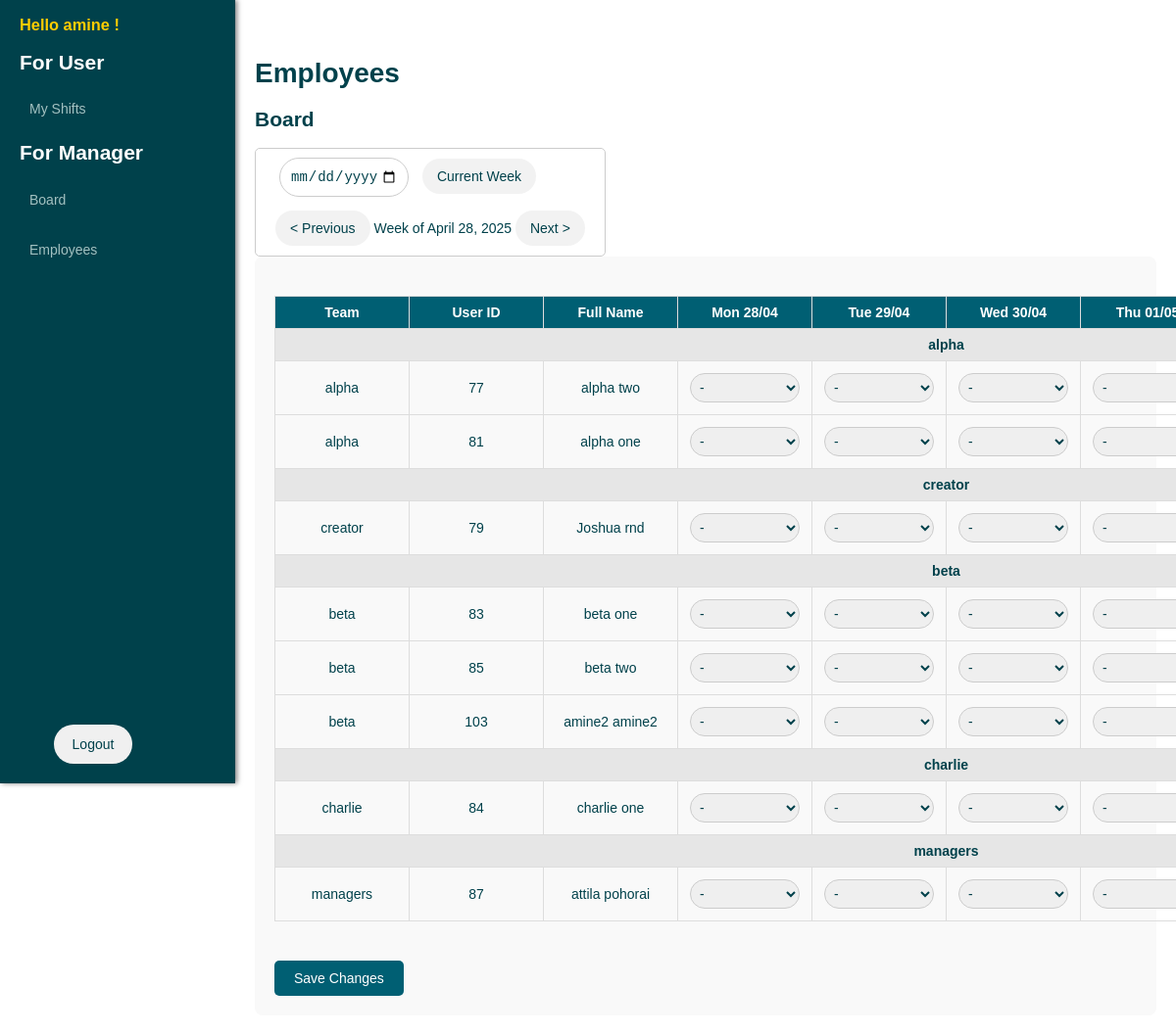
Screenshot of /board/ (signed in) with the database file from the repository.
### tables this page shows
CREATE TABLE "users" (
            id INTEGER PRIMARY KEY AUTOINCREMENT,
            username TEXT NOT NULL UNIQUE,
            password_hash TEXT NOT NULL,
            employee_id INTEGER,
            is_active BOOLEAN NOT NULL DEFAULT 1,
            role TEXT NOT NULL DEFAULT 'adc_employee',
            FOREIGN KEY (employee_id) REFERENCES "employees_old"(id) ON DELETE SET NULL
        );

CREATE TABLE employees (
                id INTEGER PRIMARY KEY AUTOINCREMENT,
                first_name TEXT NOT NULL,
                last_name TEXT NOT NULL,
                team TEXT,
                total_overtime TEXT DEFAULT '00:00'
            );

### app/routes/board.py (the view, shortened to what this page needs)
@board_bp.route('/')
@login_required
def index():
    today = datetime.now().date()
    week_offset = int(request.args.get('week_offset', 0))
    start_of_week = today - timedelta(days=today.weekday()) + timedelta(weeks=week_offset)
    dates = [start_of_week + timedelta(days=i) for i in range(7)]
    formatted_dates = [d.strftime("%Y-%m-%d") for d in dates]
    employee_shifts_data = employee_shift_service.get_all_employee_shifts()
    employees = employee_service.get_all_employees()
    all_shifts = employee_shift_service.get_all_shifts()  # Fetch all available shifts
    print("\n=== DEBUG: FETCHED EMPLOYEES ===")
    for emp in employees:
        print(f"Employee ID: {emp.id}, Name: {emp.fullname}, Team: {emp.team}")
    print("\n=== DEBUG: RAW SHIFT DATA ===")
    print(employee_shifts_data)
    shifts_by_employee = defaultdict(dict)
    if isinstance(employee_shifts_data, dict) and 'shifts_by_team' in employee_shifts_data:
        for team_name, shifts_list in employee_shifts_data['shifts_by_team'].items():
            for emp_shift in shifts_list:
                employee_name = emp_shift.get('employee_name', '')
                shift_date = emp_shift.get('employee_shift', {}).get('date')
                matching_employee = next((emp for emp in employees if emp.fullname == employee_name), None)
                if not matching_employee:
                    print(f"⚠️ WARNING: No matching employee found for {employee_name}")
                    continue
                employee_id = matching_employee.id
    print("\n=== DEBUG: FINAL SHIFT MAPPING ===")
    for emp_id, shifts in shifts_by_employee.items():
        print(f"Employee {emp_id}: {shifts}")
    teams = defaultdict(list)
    for employee in employees:
        team_name = getattr(employee, 'team', "No Team")
        teams[team_name].append(employee)
    return render_template(
        'board/board.html',
        dates=dates,
        teams=teams,
        shifts_by_employee=shifts_by_employee,
        week_offset=week_offset,
        employees=employees,
        all_shifts=all_shifts  # Pass all shifts to the template
    )

### app/database/db.py (called while the page is built)
def get_db():
    db = sqlite3.connect(Config.DATABASE)
    db.row_factory = sqlite3.Row
    return db

### app/models/employee.py (called while the page is built)
    @property
    def fullname(self):
        return f'{self.first} {self.last}'

### app/models/user.py (called while the page is built)
    @property
    def is_authenticated(self):
        return True

    def is_manager(self):
        return self.role == 'manager'

### app/services/employee_service.py (called while the page is built)
def get_all_employees():
    db = get_db()
    try:
        rows = db.execute('SELECT * FROM employees').fetchall()
        return [Employee(row['first_name'], row['last_name'], row['team'], row['id']) for row in rows]
    except Exception as e:
        print(f"Error fetching employees: {e}")
        return []
    finally:
        db.close()

### app/services/employee_shift_service.py (called while the page is built)
def get_all_shifts():
    db = get_db()
    try:
        shifts = db.execute('SELECT * FROM shifts').fetchall()  # Retrieve all shifts from the database
        return shifts
    except Exception as e:
        print(f"Error fetching shifts: {e}")
        return []
    finally:
        db.close()

### app/services/user_service.py (called while the page is built)
def get_user_by_id(user_id):
    db = get_db()
    try:
        row = db.execute('SELECT * FROM users WHERE id = ?', (user_id, )).fetchone()
        if row:
            print(f"User data: id={row[0]}, username={row[1]}, employee_id={row[3]}, is_active={row[4]}, role={row[5]}")
            return User(row[0], row[1], row[2], row[3], row[4], row[5])
    except Exception as e:
        print("get_user_by_id: User not found")
        return False
    finally:
        db.close()

### app/templates/board/board.html (shortened to what this page needs)
{% extends 'layout.html' %}
{% block title %}<h1>Employees</h1>{% endblock %}
{% block content %}
<h2>Board</h2>
<div class="board-navigation">
    <form action="{{ url_for('board.select_week') }}" method="post">
        <input type="date" name="selected_date" required onchange="this.form.submit()">
        <a href="{{ url_for('board.index', week_offset=0) }}" class="nav-button">Current Week</a>
    </form>
    <div>
        <a href="{{ url_for('board.index', week_offset=week_offset-1) }}" class="nav-button">< Previous</a>
        <span>Week of {{ dates[0].strftime('%B %d, %Y') }}</span>
        <a href="{{ url_for('board.index', week_offset=week_offset+1) }}" class="nav-button">Next ></a>
    </div>
</div>
<form id="board-form" method="post" action="{{ url_for('board.update_shifts') }}">
    <div class="board">
        <table>
            <thead>
                <tr>
                    <th>Team</th>
                    <th>User ID</th>
                    <th>Full Name</th>
                    {% for date in dates %}
                        <th>{{ date.strftime('%a %d/%m') }}</th>
                    {% endfor %}
                </tr>
            </thead>
            <tbody>
                {% for team, employees in teams.items() %}
                    <tr class="team-header">
                        <td colspan="{{ dates|length + 3 }}">{{ team }}</td>
                    </tr>
                    {% for employee in employees %}
                        <tr>
                            <td>{{ team }}</td>
                            <td>{{ employee.id }}</td>
                            <td>{{ employee.fullname }}</td>
                            {% for date in dates %}
                                {% set emp_shifts = shifts_by_employee.get(employee.id, {}) %}
                                {% set shift = emp_shifts.get(date.strftime('%Y-%m-%d')) %}
                                <td>
                                    <div style="display: flex; align-items: center; justify-content: center;">
                                        <select name="shift_{{ employee.id }}_{{ date.strftime('%Y-%m-%d') }}" class="shift-dropdown">
                                            <option value="" {% if not shift %}selected{% endif %}>-</option>
                                        </select>
                                    </div>
                                </td>
                            {% endfor %}
                        </tr>
                    {% endfor %}
                {% endfor %}
            </tbody>
        </table>
    </div>
    <button type="submit" class="save-button">Save Changes</button>
</form>
{% endblock %}

### app/templates/sidebar.html (shortened to what this page needs)
<div class="sidebar">
    <h3>Hello {{ current_user.username }} !</h3>
    <h2>For User</h2>
    <ul>
        <li><a href="{{ url_for('my_shifts.index') }}" class="{% if active == 'my_shifts' %}active{% endif %} menu-item">My Shifts</a></li>
    </ul>
    <h2>For Manager</h2>
    <ul>
        <li><a href="{{ url_for('board.index') }}" class="{% if active == 'board' %}active{% endif %} menu-item">Board</a></li>
        <li><a href="{{ url_for('employees.index') }}" class="{% if active == 'employees' %}active{% endif %} menu-item">Employees</a></li>
    </ul>
    <div class="logout">
        {% if current_user.is_authenticated %}
            <a href="{{ url_for('auth.logout') }}" class="logout-button" title="Logout">
                Logout
            </a>
        {% else %}
            <a href="{{ url_for('auth.login') }}">Login</a>
        {% endif %}
    </div>
</div>

### app/static/css/styles.css (style rules this page uses)
body { font-family: 'Arial', sans-serif; margin: 0; padding: 0; background-color: #ffffff; color: #00414B; }
h1, h2, h3, p { color: #00414B; }

### app/static/css/board.css (style rules this page uses)
.board { width: 100%; margin: 20px 0; border-collapse: collapse; }
.board table { width: 100%; border-collapse: collapse; }
.board th, .board td { padding: 12px; text-align: center; border: 1px solid #ccc; }
.board th { background-color: #00414B; color: white; }
.team-header td { background-color: #e6e6e6; font-weight: bold; color: #00414B; text-align: left; padding-left: 10px; }
.board td { min-width: 120px; }
.team-header td { background-color: #e6e6e6; font-weight: bold; color: #00414B; }
.board-navigation { display: inline-block; border: 1px solid #ccc; border-radius: 5px; padding: 20px 20px; padding-top: 5px; }
.board-navigation form { background-color: transparent; padding: 20px; padding-top: 0px; padding-left: 0px; border-radius: 0; }
.board-navigation input[type="date"] { width: 110px; margin-right: 10px; }
.nav-button { padding: 10px 15px; background-color: #f2f2f2; color: #00414B; text-decoration: none; border-radius: 25px; }

### app/static/css/button.css (style rules this page uses)
form button, .delete-button, .cancel-button, .edit-button, .logout-button, .yellow-button, .blue-button { border-radius: 25px; border: none; cursor: pointer; text-decoration: none; display: inline-block; }
form button { background-color: #FFE900; color: #00414B; }
.cancel-button, .edit-button, .logout-button { background-color: #f0f0f0; color: #00414B; margin-left: 10px; }

### app/static/css/form.css (style rules this page uses)
form { background-color: #f9f9f9; padding: 20px; border-radius: 8px; }
form input[type="text"], form input[type="password"], form input[type="date"], form input[type="time"], form select { font-size: 14px; color: #00414B; width: calc(100% - 20px); max-width: calc(30ch + 20px); padding: 10px; margin: 4px; border-radius: 25px; border: 1px solid #ccc; }

### app/static/css/list.css (style rules this page uses)
ul { list-style-type: none; padding: 0; margin: 0; width: 95% ; }

### app/static/css/login.css (style rules this page uses)
ul { list-style-type: none; padding-left: 0; }
.logout { max-width: 140px; margin-top: auto; margin-bottom: 20px; text-align: center; }
.logout-button { border: 2px solid transparent; transition: all 0.2s ease; }
.logout a { color: #00414B; text-decoration: none; }

### app/static/css/table.css (style rules this page uses)
table { width: 100%; border-collapse: separate; margin-top: 20px; border-spacing: 0; border-radius: 100px; }
th, td { padding: 12px; text-align: left; border-bottom: 1px solid #ccc; }
th { background-color: #f2f2f2; color: #00414B; }

### app/static/css/sidebar.css (style rules this page uses)
.sidebar { width: 200px; background-color: #00414B; padding: 0 20px; box-shadow: 2px 0 5px rgba(0, 0, 0, 0.5); flex-shrink: 0; display: flex; flex-direction: column; justify-content: space-between; position: sticky; top: 0; height: 100vh; }
.sidebar h2, p { margin-top: 0; color: #ffffff; }
.sidebar h3 { color: #ffcc00; }
.sidebar ul { list-style-type: none; padding: 0; }
.sidebar ul li { margin-bottom: 15px; }
.sidebar ul li a { text-decoration: none; color: #A3C1C1; padding: 10px; display: block; border-radius: 5px; transition: background-color 0.3s ease; }

### app/static/css/media.css (style rules this page uses)
@media screen and (min-width: 1024px) and (max-width: 1366px) { body, form button { font-size: 14px; } }
@media screen and (min-width: 1024px) and (max-width: 1366px) { form button, .delete-button, .cancel-button, .edit-button, .logout-button, .yellow-button, .blue-button { padding: 10px 17px; } }

### app/templates/board/board.html (style rules this page uses)
.board table { width: 100%; border-collapse: collapse; margin-top: 20px; }
.board th, .board td { padding: 8px; text-align: center; border: 1px solid #ddd; }
.board th { background-color: #005f73; color: white; }
.team-header { background-color: #ccc; font-weight: bold; text-align: left; }
.shift-dropdown { padding: 5px; width: 100%; }
.save-button { margin-top: 20px; padding: 10px 20px; background-color: #005f73; color: white; border: none; border-radius: 5px; cursor: pointer; }

### rows the page displays
users: username "amine"
employees: team "alpha", id "77", fullname "alpha two", id "-" "-" "-" "-"
employees: id "81", fullname "alpha one", id "-" "-" "-" "-"
employees: team "creator", id "79", fullname "Joshua rnd", id "-" "-" "-" "-"
employees: team "beta", id "83", fullname "beta one", id "-" "-" "-" "-"
employees: id "85", fullname "beta two", id "-" "-" "-" "-"
employees: id "103", fullname "amine2 amine2", id "-" "-" "-" "-"
employees: team "charlie", id "84", fullname "charlie one", id "-" "-" "-" "-"
employees: team "managers", id "87", fullname "attila pohorai", id "-" "-" "-" "-"

### other values shown
{{ dates[0].strftime('%B %d, %Y') }} "April 28, 2025"
{{ date.strftime('%a %d/%m') }} "Mon 28/04" "Tue 29/04" "Wed 30/04" "Thu…"
